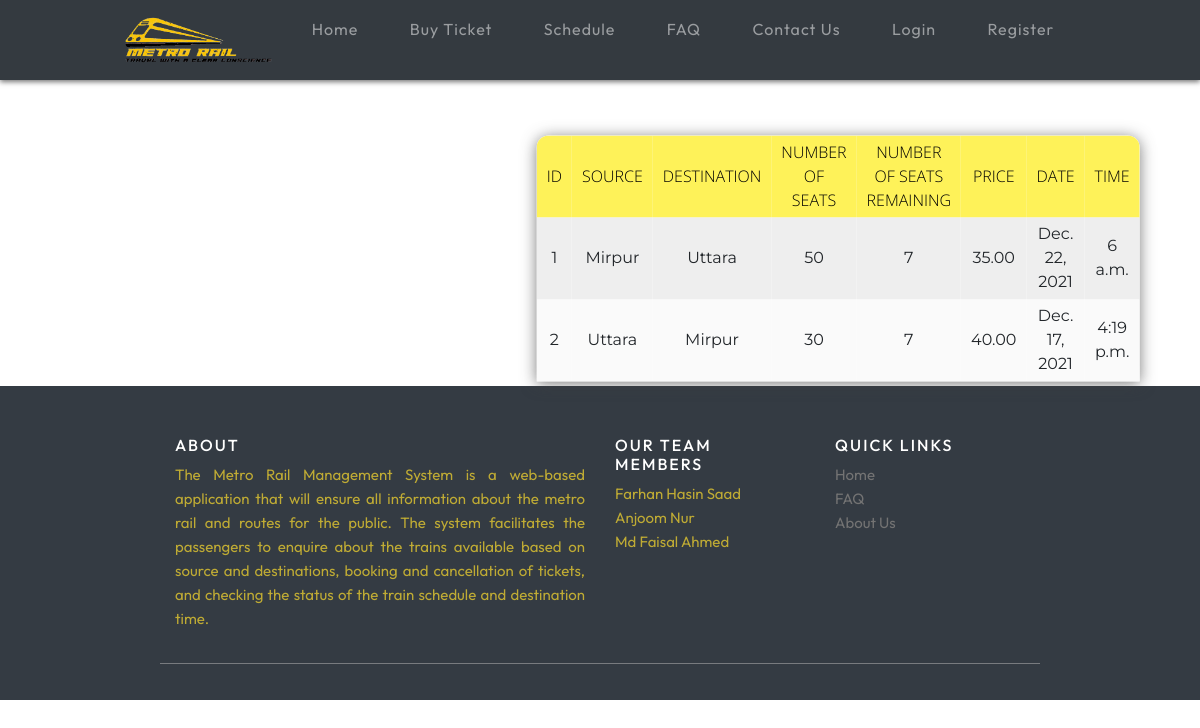
/accounts/seeall, run on an earlier commit of the app's database.
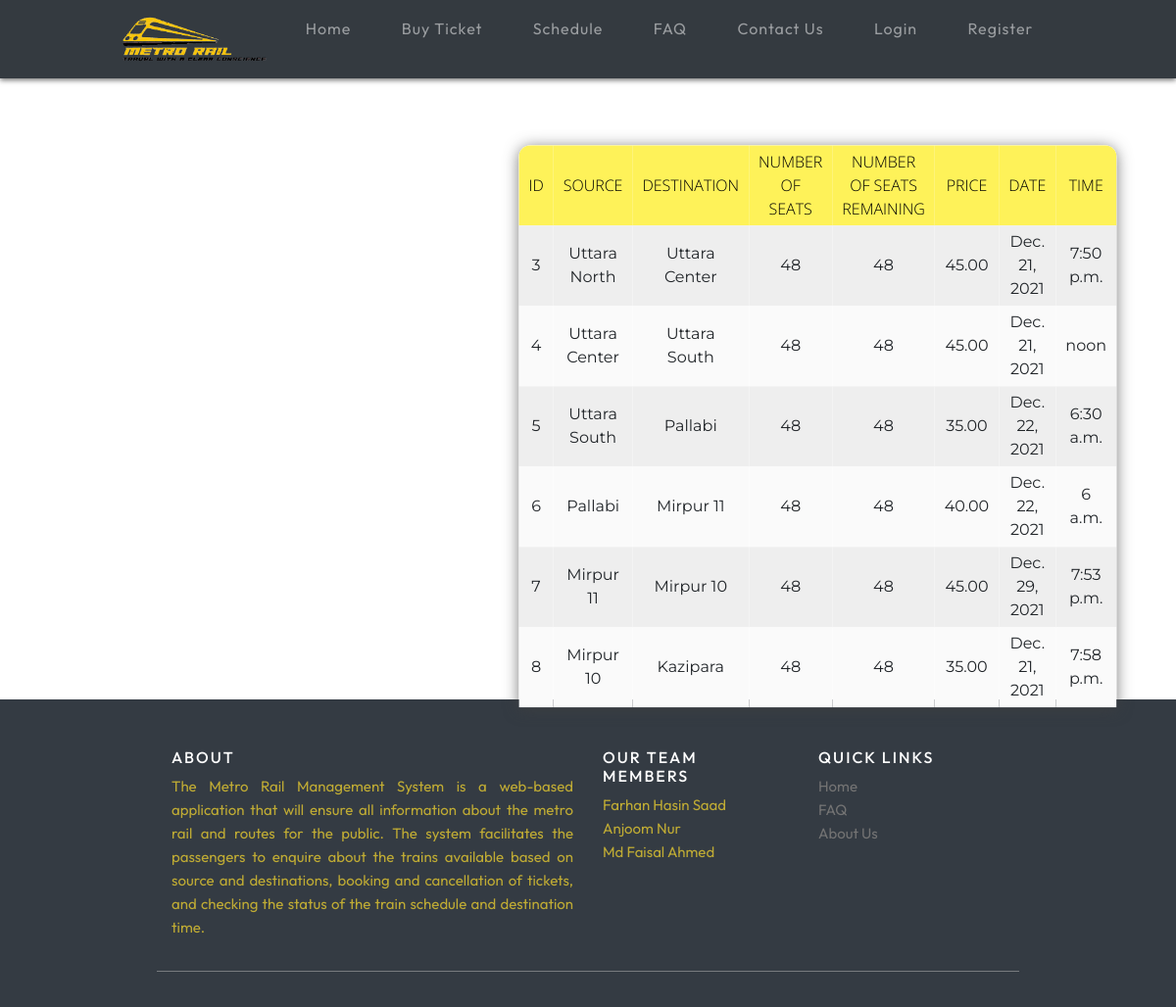
And on a later commit of the database.
### accounts/models.py (models this page shows, shortened)
class Route(models.Model):
    routeId= models.AutoField(primary_key=True)
    source = models.CharField(max_length=200)
    dest = models.CharField(max_length=200)
    nos = models.DecimalField(decimal_places=0, max_digits=2)
    rem = models.DecimalField(decimal_places=0, max_digits=2)
    price = models.DecimalField(decimal_places=2, max_digits=6)
    date = models.DateField()
    time = models.TimeField()

### accounts/views.py (the view)
# urls.py: path('seeall', views.seeAll, name="seeall"),
def seeAll(request):
    routeList = Route.objects.all()
    context = {'routeList' : routeList}
    return render(request, 'seeAll.html', context)

### accounts/templates/seeAll.html (shortened to what this page needs)
{% extends 'railapp/home.html' %}
{% load static %}
{% block content %}
<!DOCTYPE html>
<html lang="en">
<head>
    <link rel="stylesheet" href="{%static 'css/schedule.css'%}">
</head>
<body>
    <div class="filter">
    </div>
    <table>
        <tr id="header">
            <th>ID</th>
            <th>Source</th>
            <th>Destination</th>
            <th>Number of Seats</th>
            <th>Number of Seats Remaining</th>
            <th>Price</th>
            <th>Date</th>
            <th>Time</th>
        </tr>
        {% for row in routeList %}
        <tr>
            <td>{{row.routeId}}</td>
            <td>{{row.source}}</td>
            <td>{{row.dest}}</td>
            <td>{{row.nos}}</td>
            <td>{{row.rem}}</td>
            <td>{{row.price}}</td>
            <td>{{row.date}}</td>
            <td>{{row.time}}</td>
        </tr>
        {% endfor %}
    </table>
</body>
</html>
{% endblock %}

### railapp/templates/railapp/home.html (shortened to what this page needs)
{% extends 'railapp/main.html' %}
{% load static %}

### railapp/templates/railapp/main.html (shortened to what this page needs)
<!DOCTYPE html>
{% load static %}
{% url 'home' as home %}
{% url 'contact' as contact %}
{% url 'faq' as faq %}
{% url 'signup' as signup %}
{% url 'search' as search %}
{% url 'checkout' as checkout %}
{% url 'userprofile' as userprofile %}
{% url 'trainmasterprofile' as trainmasterprofile %}
{% url 'schedule' as schedule %}
<html>
<head>
    <link rel='stylesheet' type='text/css' media='screen' href="{% static 'css/footer.css' %}">
    <link rel='stylesheet' type='text/css' media='screen' href="{% static 'css/main.css' %}">
    <link rel="stylesheet" href="https://stackpath.bootstrapcdn.com/bootstrap/4.4.1/css/bootstrap.min.css">
</head>
</body id = "boddy">
<div class="sticky-top">
    <nav class="navbar navbar-light bg-dark">
    <a class="navbar-brand" href="{% url 'home' %}"><img id="brand" src="{% static 'images/bylogometro.png' %}" alt="logo"></a>
      <ul class="mynavbar">
        <li class="nav-item {% if request.path == home %} current {% endif %}"><a class="navlink" href="{% url 'home' %}" data-hover="Home">Home</a></li>
        <li class="nav-item" id="hide1"><a class="navlink" href="{% url 'search' %}" data-hover="Buy Ticket">Buy Ticket</a></li>
        <li class="nav-item"><a class="navlink" href="{% url 'schedule' %}" data-hover="Schedule">Schedule</a></li>
        <li class="nav-item {% if request.path == faq %} current {% endif %}"id="hide2"><a class="navlink" href="{% url 'faq' %}" data-hover="FAQ">FAQ</a></li>
        <li class="nav-item {% if request.path == contact %} current {% endif %}"id="hide3"><a class="navlink" href="{% url 'contact' %}" data-hover="Contact Us">Contact Us</a></li>
        {% if request.user.is_authenticated and user.is_trainmaster != True %}
        <li class="nav-item {% if request.path == userprofile %} current {% endif %}"><a class="navlink" href="{% url 'userprofile' %}" data-hover="Profile">Profile</a></li>
        <li class="nav-item"><a class="navlink" href="{% url 'log_out' %}" data-hover="Log Out">Log Out</a></li>
        </ul>
        {% else %}
        <li class="nav-item"><a class="navlink" href="{% url 'log' %}" data-hover="Login">Login</a></li>
        <li class="nav-item {% if request.path == signup %} current {% endif %}"><a class="navlink" href="{% url 'signup' %}" data-hover="Register">Register</a></li>
        {% endif %}
        </ul>
</nav>
</div>
{% block content %}{% endblock content %}
<footer>
<footer class="site-footer">
      <div class="footer-container">
        <div class="footer-row">
          <div class="col-sm-12 col-md-6"><h6 style="color:white;">About</h6>
                <p class="text-justify">
                    The Metro Rail Management System is a web-based application that will ensure all information
                    about the metro rail and routes for the public. The system facilitates the passengers to enquire
                    about the trains available based on source and destinations, booking and cancellation of tickets,
                    and checking the status of the train schedule and destination time.
                </p>
           </div>
          <div class="col-xs-6 col-md-3">
            <h6 style="color:white;">Our Team Members</h6>
            <ul class="footer-links">
              <li>Farhan Hasin Saad</li>
              <li>Anjoom Nur</li>
              <li>Md Faisal Ahmed </li>
            </ul>
          </div>
        <div class="col-xs-6 col-md-3">
                <h6 style="color:white;">Quick Links</h6>
                <ul class="footer-links">
                <li><a href="#">Home</a></li>
                <li><a href="#">FAQ</a></li>
                <li><a href="#">About Us</a></li>
            </ul>
          </div>
        </div>
        <hr>
      </div>
</footer>
</html>

### static/css/footer.css (style rules this page uses)
.site-footer { bottom:0; width:100%; font-family: 'Outfit'; background-color:#343b43; padding:45px 0 20px; font-size:15px; line-height:24px; color:rgba(209, 185, 50, 0.89); margin-top: 5%; padding-left: 10rem; padding-right: 10rem; }
.footer-row { display: inline-flex; }
.site-footer hr { border-top-color:#bbb; opacity:0.5 }
.site-footer h6 { color:#fff; font-size:16px; text-transform:uppercase; margin-top:5px; letter-spacing:2px }
.site-footer a { color:rgba(209, 185, 50, 0.89); }
.footer-links { padding-left:0; list-style:none }
.footer-links li { display:block }
.footer-links a { color:#737373 }

### static/css/main.css (style rules this page uses)
.mynavbar { font-family: 'Outfit', sans-serif; text-align: center !important; display: inline-block; justify-content: center !important; }
.mynavbar * { box-sizing: border-box; -webkit-transition: all 0.35s ease; transition: all 0.35s ease; }
.mynavbar li { display: inline-block; list-style: outside none none; margin: 0 1.5em; overflow: hidden; }
.mynavbar a { padding: 0.3em 0; color: rgba(255, 255, 255, 0.5); position: relative; display: inline-block; letter-spacing: 1px; margin: 0; text-decoration: none; }
.mynavbar a:before, .mynavbar a:after { position: absolute; -webkit-transition: all 0.35s ease; transition: all 0.35s ease; }
.mynavbar a:before { bottom: 100%; display: block; height: 5px; width: 100%; content: ""; background-color: rgba(209, 185, 50, 0.89); }
.mynavbar a:after { padding: 0.3em 0; position: absolute; bottom: 100%; left: 0; content: attr(data-hover); color: rgba(209, 185, 50, 0.89); white-space: nowrap; }
body { background-image:url(https://images.unsplash.com/photo-1556695736-d287caebc48e?ixlib=rb-1.2.1&ixid=MnwxMjA3fDB8MHxzZWFyY2h8MXx8bWV0cm98ZW58MHx8MHx8&w=1000&q=80)!important; background-repeat: no-repeat; background-attachment: fixed; background-size: cover; }

### static/css/schedule.css (style rules this page uses)
* { margin:0; padding: 0; outline: 0; }
.filter { position: absolute; left: 0; top: 0; bottom: 0; right: 0; z-index: 1; }
table { position :sticky; z-index: 2; left: 60%; top: 20%; transform: translate(-10%,-10%); width: 50%; border-collapse: collapse; border-spacing: 0; box-shadow: 0 2px 15px rgba(64,64,64,.7); border-radius: 12px 12px 0 0; overflow: hidden; }
td , th { padding: 5px 10px; text-align: center; }
th { background-color: #fff242de; color: #000000; font-family: 'Open Sans',Sans-serif; font-weight: 200; text-transform: uppercase; }
tr { width: 100%; background-color: #fafafa; font-family: 'Montserrat', sans-serif; }
tr:nth-child(even) { background-color: #eeeeee; }
tr { transition: all .2s ease-in; cursor: pointer; }

### railapp/templates/railapp/main.html (style rules this page uses)
.navbar { position: relative; display: -ms-flexbox; display: flex; -ms-flex-wrap: wrap; flex-wrap: wrap; -ms-flex-align: center; align-items: center; -ms-flex-pack: justify; justify-content: center; padding: 0.5rem 1rem; }
.navbar-brand img { width: 150px; display:inline-block; }
.navbar { box-shadow: 0px 2px 5px #777; }

What changed in the data, as far as the page shows it:
removed Route: routeId "1", source "Mirpur", dest "Uttara", nos "50", rem "7", price "35.00", date "Dec. 22, 2021", time "6 a.m."
removed Route: routeId "2", source "Uttara", dest "Mirpur", nos "30", rem "7", price "40.00", date "Dec. 17, 2021", time "4:19 p.m."
added Route: routeId "3", source "Uttara North", dest "Uttara Center", nos "48", rem "48", price "45.00", date "Dec. 21, 2021", time "7:50 p.m."
added Route: routeId "4", source "Uttara Center", dest "Uttara South", nos "48", rem "48", price "45.00", date "Dec. 21, 2021", time "noon"
added Route: routeId "5", source "Uttara South", dest "Pallabi", nos "48", rem "48", price "35.00", date "Dec. 22, 2021", time "6:30 a.m."
added Route: routeId "6", source "Pallabi", dest "Mirpur 11", nos "48", rem "48", price "40.00", date "Dec. 22, 2021", time "6 a.m."
added Route: routeId "7", source "Mirpur 11", dest "Mirpur 10", nos "48", rem "48", price "45.00", date "Dec. 29, 2021", time "7:53 p.m."
added Route: routeId "8", source "Mirpur 10", dest "Kazipara", nos "48", rem "48", price "35.00", date "Dec. 21, 2021", time "7:58 p.m."
